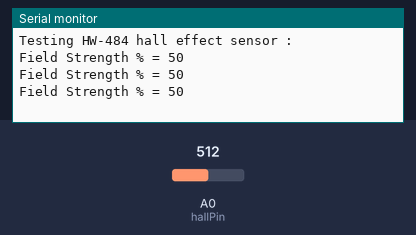
A sketch run on a simulated Arduino Uno, built with avr-gcc and run on an emulated ATmega328P. Parts: the last lines printed to the serial monitor. The inputs (shaded band) are chosen by the test bench; at power-on: A0 (hallPin) = 512.

Above: at 1.3 s.
1.4 s: A0 (hallPin) set to 716
At 1.9 s:
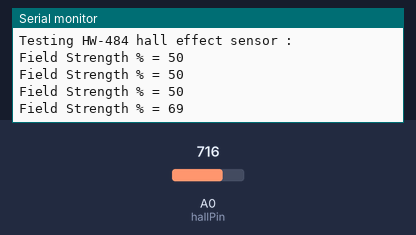
2.9 s: A0 (hallPin) set to 900
At 3.4 s:
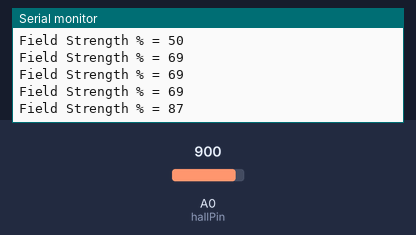
Timing chart, 0 to 5.9 s (numbered marks = the images above; inputs shaded):
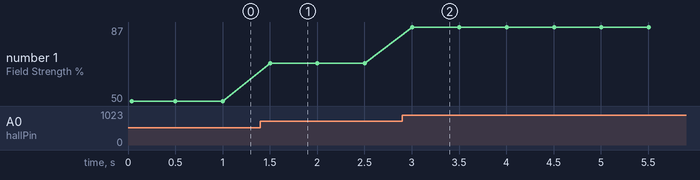

Measured:
- after the input at 1.4 s, the serial monitor: prints a new line after 0.10 s (image 1)
- after the input at 2.9 s, the serial monitor: prints a new line after 0.10 s (image 2)
- plotted number 1: 50 → 69 after the input at 1.4 s, 69 → 87 after the input at 2.9 s

The sketch:

hallsensor.ino
```cpp
int hallPin = A0;
int hallValue = 0;
void setup() {
  pinMode(hallPin,INPUT);
  Serial.begin(9600);
  Serial.println("Testing HW-484 hall effect sensor : ");

}

void loop() {
  hallValue = analogRead(hallPin);
  int field = map(hallValue,0,1023,0,100);

  Serial.print("Field Strength % = ");
  Serial.println(field);

  delay(500);


}
```

irSensor.ino
```cpp

```

ultrasonic.ino
```cpp

```
